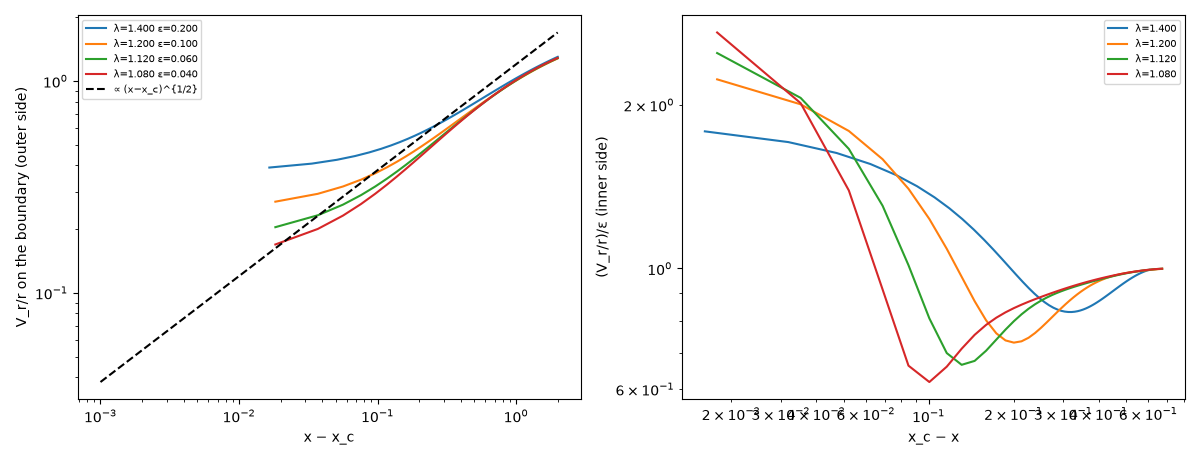

Reproduce this figure in Python.
import numpy as np, sys, re
import matplotlib; matplotlib.use("Agg")
import matplotlib.pyplot as plt
from bq_solver import BQ
from bq_newton import full
fig, ax = plt.subplots(1, 2, figsize=(12, 4.6))
for f in sys.argv[1:]:
    lam = float(re.search(r'lam([0-9.]+?)(?:_|\.npy)', f).group(1))
    B = BQ(lam); Y = np.load(f); X = full(B, Y)
    Ur = X @ B.Db.T; D = (1 + lam) + Ur[:, 0]
    A = -np.mean(Ur[B.i0:B.i0 + 40, 0]); eps = 1 + lam - A
    x = np.exp(B.s); sel = (B.s > -3) & (B.s < 1.5)
    k = np.argmax(np.gradient(D, x)[sel]); xc = x[sel][k]
    kd = np.argmin(D[sel])
    right = (x > xc) & (x < xc + 2)
    ax[0].loglog(x[right] - xc, D[right], label=f"λ={lam:.3f} ε={eps:.3f}")
    left = (x < xc) & (x > 0.05)
    ax[1].loglog(xc - x[left], D[left] / eps, label=f"λ={lam:.3f}")
    print(f"λ={lam:.4f} z={1/(lam-1):.2f} ε={eps:.5f}: x_front={xc:.4f} dip at x={x[sel][kd]:.4f} D̂min={D[sel][kd]/eps:.4f}")
xs = np.logspace(-3, 0.3, 20)
ax[0].loglog(xs, 1.2 * xs ** 0.5, 'k--', label='∝ (x−x_c)^{1/2}')
ax[0].set_xlabel('x − x_c'); ax[0].set_ylabel('V_r/r on the boundary (outer side)'); ax[0].legend(fontsize=7)
ax[1].set_xlabel('x_c − x'); ax[1].set_ylabel('(V_r/r)/ε (inner side)'); ax[1].legend(fontsize=7)
plt.tight_layout(); plt.savefig('bq_front.png', dpi=100)
